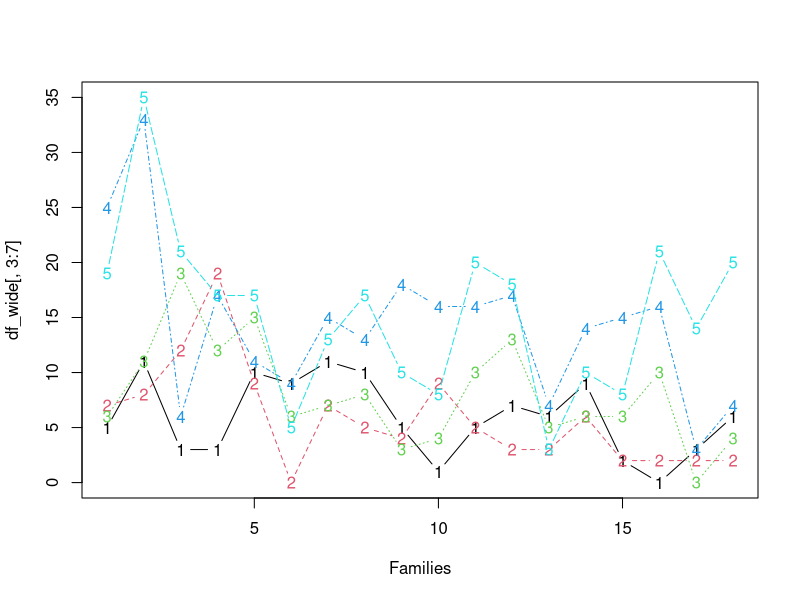
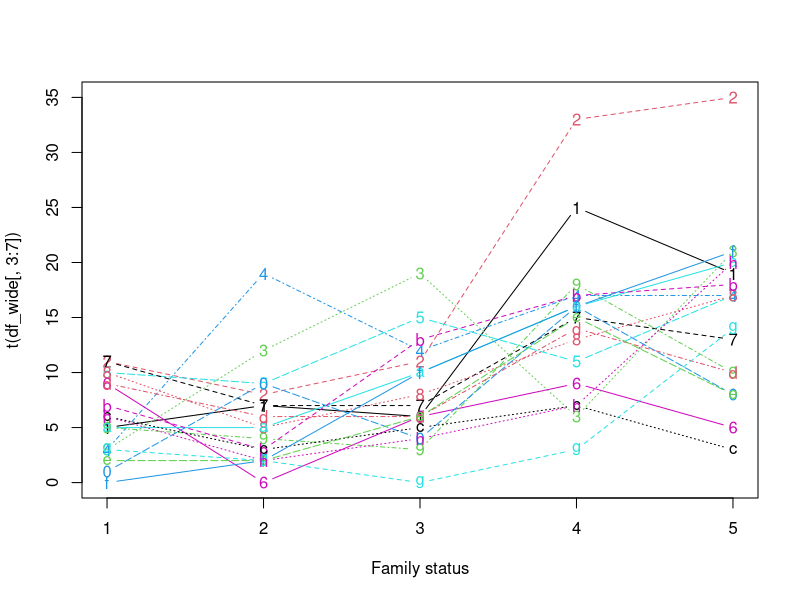

Write the R code that produced these figures, in order. (Note: this script raises an error after producing the figures.)
#######################
# Exercise 1
#######################
library(lattice)
library(lmerTest)
library(MASS)
library(xtable)
library(stringr) # works like f_strings in python
library(emmeans)
library(multcomp)

getwd()
remove(list=ls())
par(mfrow=c(1,1))
options(digits=4)

#Data:
(Cr <-rep(c(1,2,3),each=6))
(Fam<- seq(1,18))
(Fa<-c(5,11,3,3,10,9, 11,10,5,1,5,7, 6,9,2,0,3,6))
(Mo<-c(7,8,12,19,9,0, 7,5,4,9,5,3, 3,6,2,2,2,2))
(Ch1<-c(6,11,19,12,15,6, 7,8,3,4,10,13, 5,6,6,10,0,4))
(Ch2<-c(25,33,6,17,11,9, 15,13,18,16,16,17, 7,14,15,16,3,7))
(Ch3<-c(19,35,21,17,17,5, 13,17,10,8,20,18, 3,10,8,21,14,20))

df_wide<-data.frame(crowding=factor(Cr), family=factor(Fam),
            father=Fa, mother=Mo, ch1=Ch1, ch2=Ch2, ch3=Ch3)
str(df_wide)

df_wide

levels(df_wide$crowding)<-c("Over", "Crowded", "Under")
summary(df_wide)
apply(df_wide[,3:7], 2, sum)
apply(df_wide[,3:7], 1, sum)

matplot(df_wide[,3:7], type="b", xlab="Families")

matplot(t(df_wide[,3:7]), type="b",xlab="Family status")


?reshape

(aux<-reshape(df_wide, direction="long", 
              idvar="family",varying = list(3:7),
              v.names = "swabs",
              timevar="status"))

(df<- aux[order(aux$family),1:4])

df$family<-as.factor(df$family)
df$status<-as.factor(df$status)
levels(df$status)
df$status<- fct_recode(df$status, "father"="1", "mother"="2",
                            "ch1"="3", "ch2"="4","ch3"="5")
str(df)



################ Exploratory Analysis ################ 
# baseline anova
lm_init = lm(swabs ~ crowding*status,data=df)
anova(lm_init)


################ LMM's ################

# Initial model
m0 = lmer(swabs ~ crowding*status + (1|family),data=df,REML=F)
ranova(m0)
drop1(m0)

m1 = update(m0,~. - crowding:status)
drop1(m1) # cannot reduce further
summary(m1)

# Final model fitted using REML
final_model = lmer(swabs ~crowding + status + (1|family),data=df,REML=T)
tab1 = xtable(cbind(coefficients(summary(final_model)),confint(final_model)[3:9,1:2]))
print(tab1, type = "latex", digits = 3)

tab2= xtable(confint(final_model))
print(tab2, type = "latex", digits = 3)

################ Post-hoc Analysis ################
# Post-hoc
print(xtable(emmeans(final_model,pairwise~status)$contrasts),type='latex',digits=3)
print(xtable(emmeans(final_model,pairwise~crowding)$contrasts),type='latex',digits=3)


################ Model Diagnostics ################

# Cooks distance
png(str_glue('diagnostics_plot_cooks.png'), width = 800, height = 600)
par(mfrow=c(1,1),mai=c(1,1,1,1))
infl <- influence(final_model, obs = TRUE)
plot(cooks.distance(infl),ylab="Cook's distance",xlab='Observations',lty=1,type="h",cex=1.5,cex.main=1.5,cex.axis=1.5,lwd=3,cex.lab=1.5,main="Cook's Distance")
dev.off()

# Residuals vs. fitted
png(str_glue('diagnostics_plot_residual_fitted.png'), width = 800, height = 600)
par(mfrow=c(1,1),mai=c(1,1,1,1))
plot(fitted(final_model),residuals(final_model),cex=1.5,cex.main=1.5,cex.axis=1.5,lwd=3,cex.lab=1.5,xlab='Fitted Values',ylab='Residuals',main='Residuals vs Fitted')
abline(h=0,col='red')
dev.off()

png(str_glue('diagnostics_plot_qq_plot_residuals.png'))
par(mfrow=c(1,1),mai=c(1,1,1,1))
standardized_residuals = (residuals(final_model) - mean(residuals(final_model)))/(sd(residuals(final_model)))
qqnorm(standardized_residuals,cex=1.5,cex.main=1.5,cex.axis=1.5,lwd=3,cex.lab=1.5)
qqline(standardized_residuals)
dev.off()


# Random qq plots
temp = names(ranef(final_model))
ranefs = ranef(final_model)
for(i in 1:length(names)){
  png(str_glue('diagnostics_ranef_{temp[i]}.png'), width = 800, height = 600)
  par(mfrow=c(1,1),mai=c(1.1,1,1,1))
  qqnorm(unlist(ranefs[[i]]),main=paste(temp[i]),cex=1.5,cex.main=1.5,cex.axis=1.5,lwd=3,cex.lab=1.5)
  lines((-3):3,sd(unlist(ranefs[[i]]))*((-3):3),col="red",lwd=3)
  dev.off()
}
par(mfrow=c(1,1))
